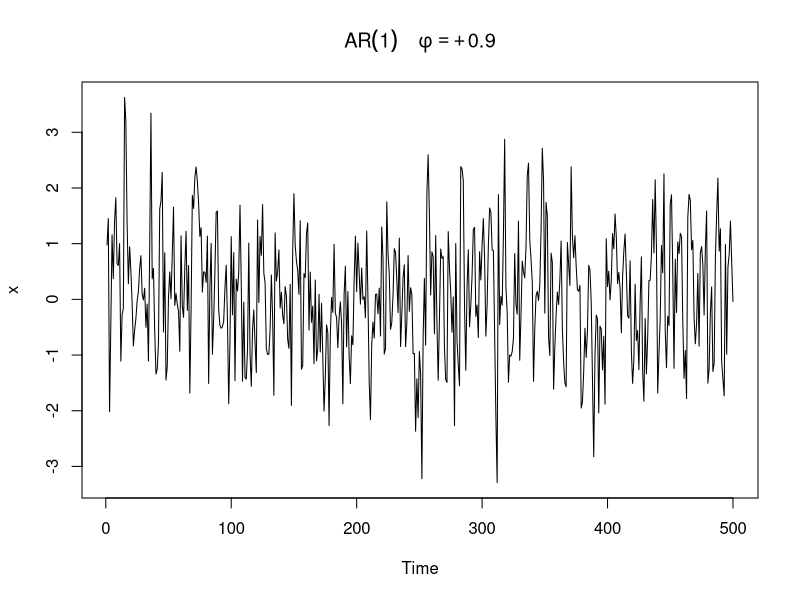
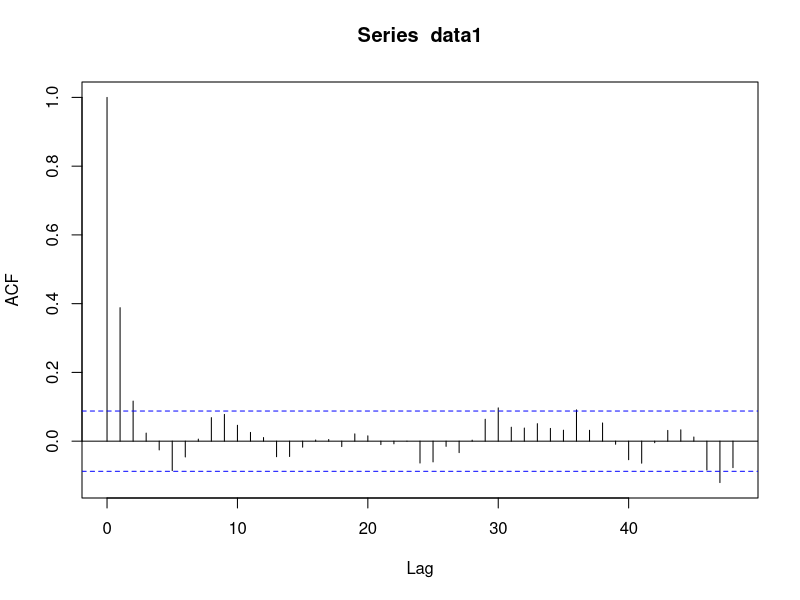

Write the R code that produced these figures, in order. (Note: this script raises an error after producing the figures.)
#Simulating AR data and finding a model

data1=arima.sim(list(order=c(1,0,0),ar=.4),n=500)
plot(data1, ylab="x", main=(expression(AR(1)~~~~phi==+.9)))
acf(data1,48)

#ACF and PACF
acf2(data, 48)

#Simulating MA data and finding a model
par(mfrow=c(2,1))
data2<-arima.sim(list(order=c(0,0,1),ma=.5), n=100)
plot(data2,ylab = "x", main=(expression(MA(1)~~~thetha==+.5)))
acf(data2, 48, main="MA(1)~~~theta==+.5")
acf2(data2,48)

